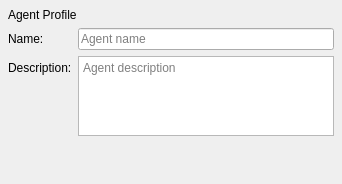
<?xml version="1.0" encoding="UTF-8"?>
<ui version="4.0">
 <class>AgentProfilePanel</class>
 <widget class="QWidget" name="agentProfilePanel">
  <layout class="QVBoxLayout" name="mainLayout">
   <property name="leftMargin"><number>8</number></property>
   <property name="topMargin"><number>8</number></property>
   <property name="rightMargin"><number>8</number></property>
   <property name="bottomMargin"><number>8</number></property>
   <property name="spacing"><number>6</number></property>
   <item>
    <widget class="QLabel" name="panelTitle">
     <property name="text"><string>Agent Profile</string></property>
    </widget>
   </item>
   <item>
    <layout class="QFormLayout" name="profileForm">
     <item row="0" column="0">
      <widget class="QLabel" name="nameLabel">
       <property name="text"><string>Name:</string></property>
      </widget>
     </item>
     <item row="0" column="1">
      <widget class="QLineEdit" name="nameEdit">
       <property name="placeholderText"><string>Agent name</string></property>
      </widget>
     </item>
     <item row="1" column="0">
      <widget class="QLabel" name="descriptionLabel">
       <property name="text"><string>Description:</string></property>
      </widget>
     </item>
     <item row="1" column="1">
      <widget class="QTextEdit" name="descriptionEdit">
       <property name="maximumSize"><size><width>16777215</width><height>80</height></size></property>
       <property name="placeholderText"><string>Agent description</string></property>
      </widget>
     </item>
    </layout>
   </item>
   <item>
    <spacer name="bottomSpacer">
     <property name="orientation"><enum>Qt::Orientation::Vertical</enum></property>
     <property name="sizeHint" stdset="0"><size><width>20</width><height>40</height></size></property>
    </spacer>
   </item>
  </layout>
 </widget>
 <layoutdefault spacing="6" margin="11"/>
 <resources/>
 <connections/>
</ui>
